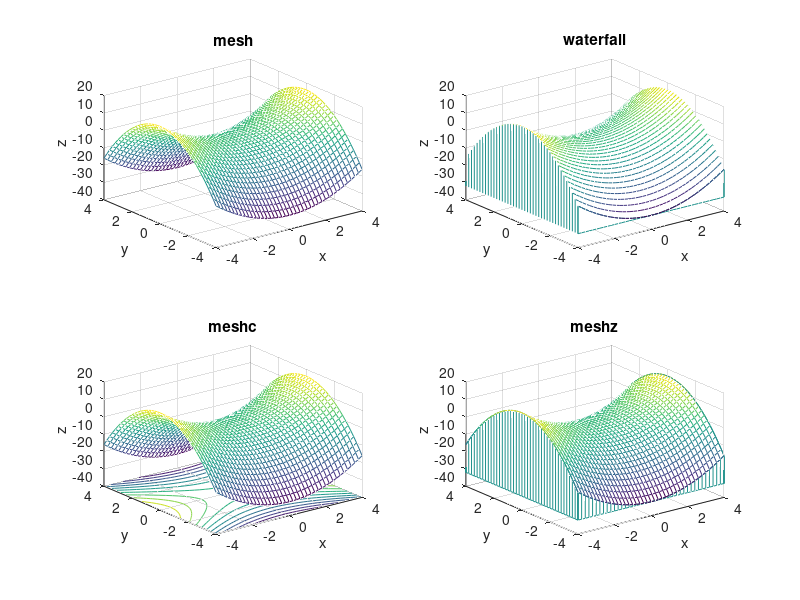

Here is the MATLAB script that generated this plot:
[x, y] = meshgrid(-4:0.2:4);
z = x.^2-2*y.^2;

subplot(221);
mesh(x, y, z);
xlabel('x');
ylabel('y');
zlabel('z');
title('mesh');

subplot(222);
waterfall(x, y, z);
xlabel('x');
ylabel('y');
zlabel('z');
title('waterfall');

subplot(223);
meshc(x, y, z);
xlabel('x');
ylabel('y');
zlabel('z');
title('meshc');

subplot(224);
meshz(x, y, z);
xlabel('x');
ylabel('y');
zlabel('z');
title('meshz');
